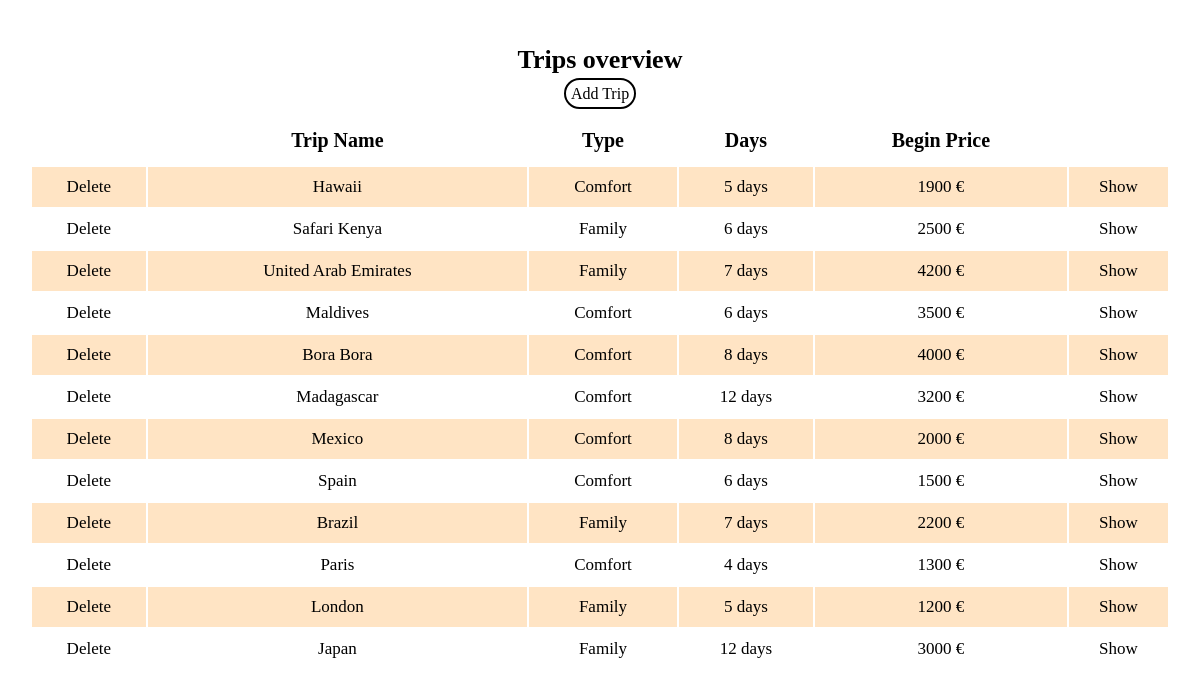
Page /ad_min/trips-overview.php (signed in) on the committed database.
### tables this page shows
CREATE TABLE `tripsmodel` (
  `id` int(11) NOT NULL,
  `name` varchar(20) NOT NULL,
  `type` varchar(10) NOT NULL,
  `time` int(2) NOT NULL,
  `bprice` int(11) NOT NULL,
  `tripcode` varchar(10) NOT NULL,
  `img` blob NOT NULL,
  `recommended` int(1) DEFAULT NULL,
  `top` int(1) DEFAULT NULL
);

### ad_min/trips-overview.php (the view, shortened to what this page needs)
<?php
if (isset($_SESSION['adminid'])) {
    $content = '<!DOCTYPE html>
<html>
<head>
<title>TripsOverview Travelers</title>
<link rel="stylesheet" media="screen" type="text/css" href="admin.css" />
</head>
<body>
<div id="trip-overview-box">
<h2>Trips overview</h2>
<a href="add-tripsm.php" id="add">Add Trip</a>
<table>
<tr>
<th>&nbsp;</th>
<th>Trip Name</th>
<th>Type</th>
<th>Days</th>
<th>Begin Price</th>
<th>&nbsp;</th>
</tr>';
    $conn    = false;
    if ($conn) {
        $res = $conn->query('SELECT * FROM tripsmodel ORDER BY id DESC');
        while ($row = $res->fetch()) {
            $id     = $row['id'];
            $name   = htmlentities($row['name']);
            $type   = htmlentities($row['type']);
            $time   = htmlentities($row['time']);
            $bprice = htmlentities($row['bprice']);
            $content .= '<td><a href="delete-tripsm.php?id=' . $id . '">Delete</a></td>';
            $content .= '<td>' . $name . '</td>';
            $content .= '<td>' . $type . '</td>';
            $content .= '<td>' . $time . ' days</td>';
            $content .= '<td>' . $bprice . ' &euro; </td>';
            $content .= '<td><a href="show-tripsp.php?id=' . $id . '">Show</a></td>';
            $content .= '</tr>';
        }
    } else {
        $content = '</table><p>Can not connect to the database </p>';
    }
    $content .= '</table></div>';
    $content .= '</body></html>';
    echo $content;
} else {
    echo 'Access denied';
}
?>

### ad_min/admin.css (style rules this page uses)
* { margin: 0; padding: 0; }
body { width: 100%; }
#trip-overview-box { margin: 20px auto 20px; width: 95%; padding-top: 20px; text-align: center; }
#trip-overview-box h2 { font-size: 26px; padding: 5px; margin-bottom: 5px }
#trip-overview-box #add { color: black; text-decoration: none; padding: 5px; border: 2px solid black; border-radius: 25px; }
#trip-overview-box table { margin: auto; margin-top: 10px; width: 100%; }
#trip-overview-box th { height: 50px; font-size: 20px }
#trip-overview-box td { height: 40px; font-size: 17px; }
#trip-overview-box table a { text-decoration: none; color: black; }

### rows in the picture
tripsmodel: name "Hawaii", type "Comfort", time "5", bprice "1900"
tripsmodel: name "Safari Kenya", type "Family", time "6", bprice "2500"
tripsmodel: name "United Arab Emirates", type "Family", time "7", bprice "4200"
tripsmodel: name "Maldives", type "Comfort", time "6", bprice "3500"
tripsmodel: name "Bora Bora", type "Comfort", time "8", bprice "4000"
tripsmodel: name "Madagascar", type "Comfort", time "12", bprice "3200"
tripsmodel: name "Mexico", type "Comfort", time "8", bprice "2000"
tripsmodel: name "Spain", type "Comfort", time "6", bprice "1500"
tripsmodel: name "Brazil", type "Family", time "7", bprice "2200"
tripsmodel: name "Paris", type "Comfort", time "4", bprice "1300"
tripsmodel: name "London", type "Family", time "5", bprice "1200"
tripsmodel: name "Japan", type "Family", time "12", bprice "3000"
